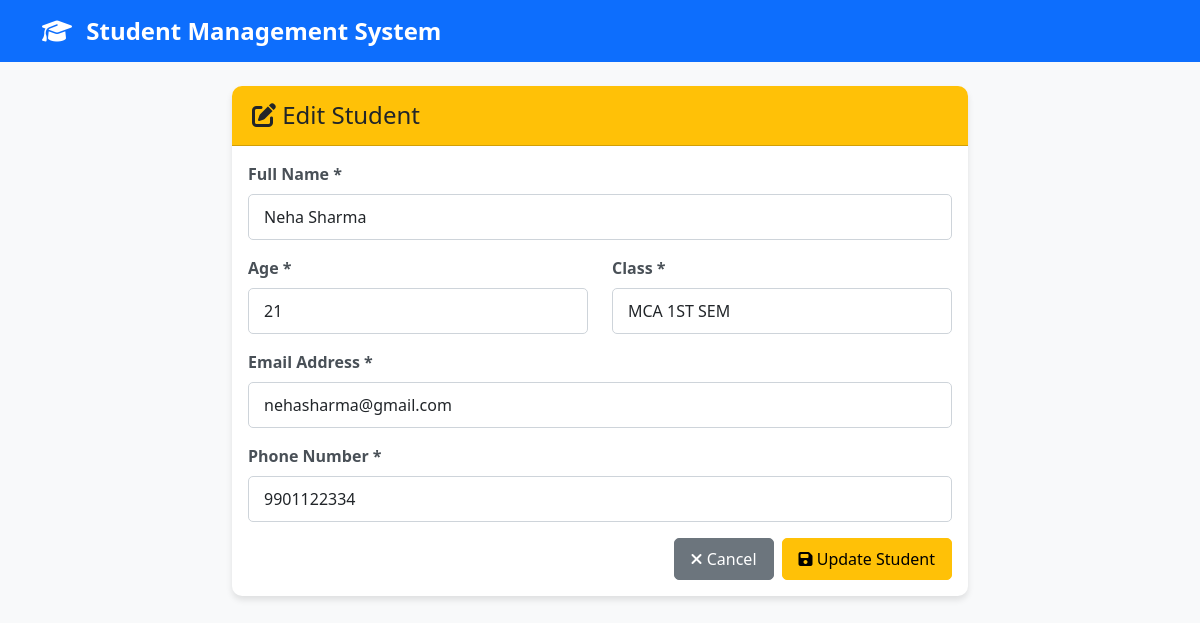
/edit/6, run on the app's committed database.
### app.py (models this page shows, shortened)
class Student(db.Model):
    id = db.Column(db.Integer, primary_key=True)
    name = db.Column(db.String(100), nullable=False)
    age = db.Column(db.Integer, nullable=False)
    student_class = db.Column(db.String(20), nullable=False)
    email = db.Column(db.String(120), unique=True, nullable=False)
    phone = db.Column(db.String(15), nullable=False)
    created_at = db.Column(db.DateTime, default=datetime.utcnow)

### app.py (the view, shortened to what this page needs)
@app.route('/edit/<int:id>', methods=['GET', 'POST'])
def edit_student(id):
    student = Student.query.get_or_404(id)
    return render_template('edit_student.html', student=student)

### templates/edit_student.html (shortened to what this page needs)
<!DOCTYPE html>
<html lang="en">
<head>
    <link href="https://cdn.jsdelivr.net/npm/bootstrap@5.3.0/dist/css/bootstrap.min.css" rel="stylesheet">
    <link rel="stylesheet" href="https://cdnjs.cloudflare.com/ajax/libs/font-awesome/6.4.0/css/all.min.css">
    <link rel="stylesheet" href="{{ url_for('static', filename='css/style.css') }}">
</head>
<body>
    <nav class="navbar navbar-expand-lg navbar-dark bg-primary">
        <div class="container">
            <a class="navbar-brand" href="{{ url_for('index') }}">
                <i class="fas fa-graduation-cap"></i> Student Management System
            </a>
        </div>
    </nav>
    <div class="container mt-4">
        <div class="row justify-content-center">
            <div class="col-md-8">
                <div class="card">
                    <div class="card-header bg-warning text-dark">
                        <h4 class="mb-0"><i class="fas fa-edit"></i> Edit Student</h4>
                    </div>
                    <div class="card-body">
                        <form method="POST" action="{{ url_for('edit_student', id=student.id) }}">
                            <div class="mb-3">
                                <label for="name" class="form-label">Full Name *</label>
                                <input type="text" class="form-control" id="name" name="name"
                                       value="{{ student.name }}" required>
                            </div>
                            <div class="row">
                                <div class="col-md-6 mb-3">
                                    <label for="age" class="form-label">Age *</label>
                                    <input type="number" class="form-control" id="age" name="age"
                                           value="{{ student.age }}" min="5" max="100" required>
                                </div>
                                <div class="col-md-6 mb-3">
                                    <label for="student_class" class="form-label">Class *</label>
                                    <input type="text" class="form-control" id="student_class"
                                           name="student_class" value="{{ student.student_class }}" required>
                                </div>
                            </div>
                            <div class="mb-3">
                                <label for="email" class="form-label">Email Address *</label>
                                <input type="email" class="form-control" id="email" name="email"
                                       value="{{ student.email }}" required>
                            </div>
                            <div class="mb-3">
                                <label for="phone" class="form-label">Phone Number *</label>
                                <input type="tel" class="form-control" id="phone" name="phone"
                                       value="{{ student.phone }}" pattern="[0-9]{10}" required>
                            </div>
                            <div class="d-grid gap-2 d-md-flex justify-content-md-end">
                                <a href="{{ url_for('index') }}" class="btn btn-secondary">
                                    <i class="fas fa-times"></i> Cancel
                                </a>
                                <button type="submit" class="btn btn-warning">
                                    <i class="fas fa-save"></i> Update Student
                                </button>
                            </div>
                        </form>
                    </div>
                </div>
            </div>
        </div>
    </div>
</body>
</html>

### static/css/style.css (style rules this page uses)
body { background-color: #f8f9fa; min-height: 100vh; display: flex; flex-direction: column; }
.container { flex: 1; }
.navbar-brand { font-weight: bold; font-size: 1.5rem; }
.navbar-brand i { margin-right: 8px; }
.card { box-shadow: 0 4px 6px rgba(0, 0, 0, 0.1); border: none; border-radius: 10px; margin-bottom: 20px; }
.card-header { border-radius: 10px 10px 0 0 !important; padding: 15px 20px; }
.btn { border-radius: 5px; padding: 8px 16px; font-weight: 500; transition: all 0.3s ease; }
.form-control, .form-select { border-radius: 5px; border: 1px solid #ced4da; padding: 10px 15px; }
.form-label { font-weight: 600; color: #495057; margin-bottom: 8px; }
.card { animation: fadeIn 0.5s ease; }
.card-body form { align-items: end; }

### data on the page
Student: name "Neha Sharma", age "21", student_class "MCA 1ST SEM", email "nehasharma@gmail.com", phone "9901122334"
